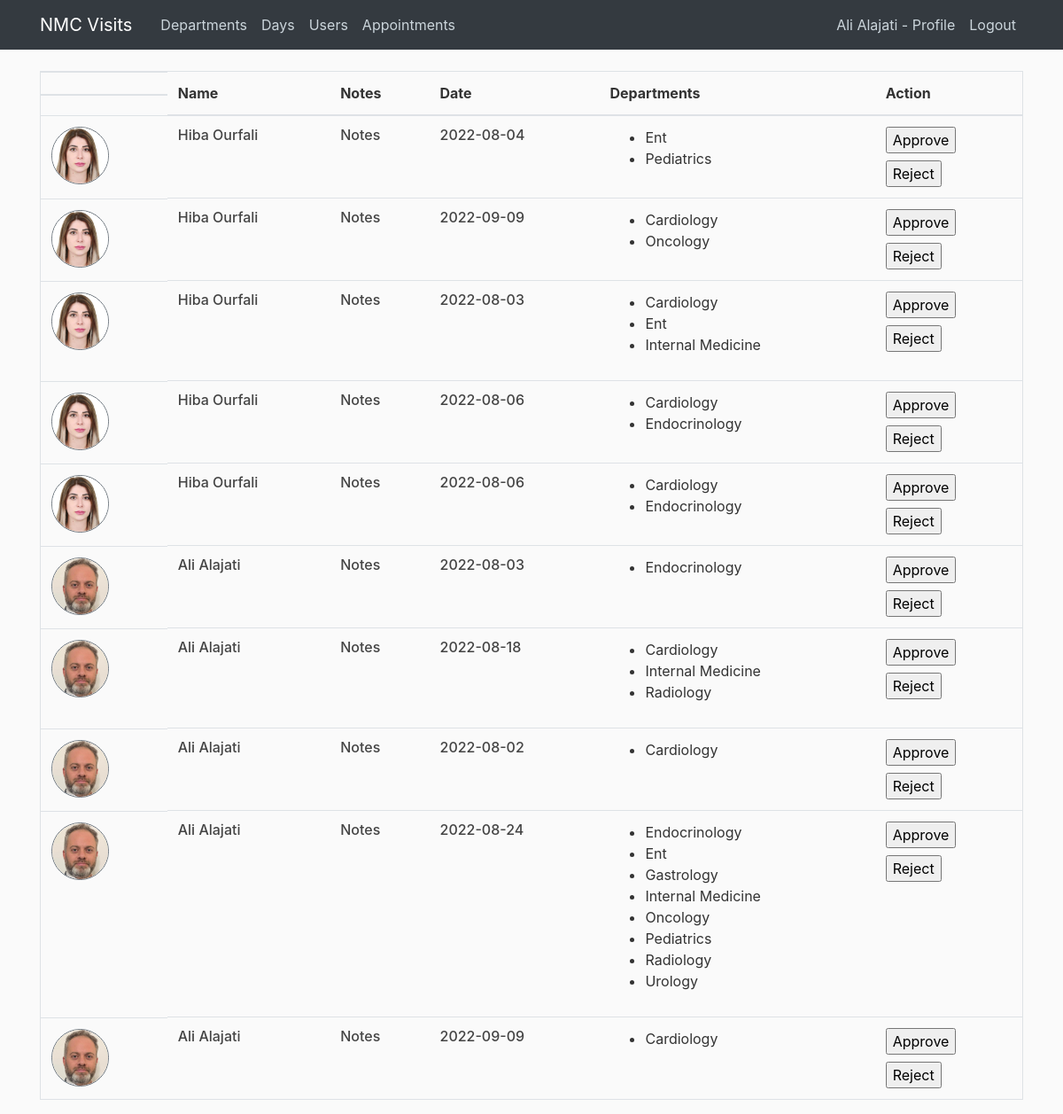
The page /appointments (signed in) on the database its author committed.
### nmcvisits/models.py (models this page shows, shortened)
class User(db.Model, UserMixin):
    id = db.Column(db.Integer, primary_key=True)
    username = db.Column(db.String(100), nullable=False)
    email = db.Column(db.String(100), unique=True, nullable=False)
    password = db.Column(db.String(), nullable=False)
    company = db.Column(db.String())
    jobTitle = db.Column(db.String())
    phone = db.Column(db.String())
    imageFile = db.Column(db.String(20), nullable=False, default='default.jpg')
    role = db.Column(db.String(20), nullable=False, default="Visitor")
    notes = db.Column(db.String(300))
    appointments = db.relationship('Appointment', backref='visitor', lazy=True)

class Appointment(db.Model):
    id = db.Column(db.Integer, primary_key=True)
    appointmentDate = db.Column(db.DateTime, nullable=False)
    creationDate = db.Column(db.DateTime, nullable=False, default=datetime.now)
    visitor_id = db.Column(db.Integer, db.ForeignKey('user.id'), nullable=False)
    departments = db.relationship('VisitedDepartments', backref='visitedDepartments', lazy=True)

class Departments(db.Model):
    id = db.Column(db.Integer, primary_key=True)
    departmentName = db.Column(db.String(50), nullable=False)

### nmcvisits/routes.py (the view)
@app.route("/appointments", methods=["POST", "GET"])
@login_required
@isAdmin
def appointments():
    allAppointments = []
    appointments = Appointment.query.all()
    for appointment in appointments:
        user = User.query.filter_by(id=appointment.visitor_id).first()
        departments_id = VisitedDepartments.query.filter_by(appointment_id=appointment.id).all()
        departments = []
        for dpt in departments_id:
            department = Departments.query.filter_by(id=dpt.department_id).first()
            departments.append(department.departmentName)
        createdAppointment = {}
        createdAppointment["appointment"] = appointment
        createdAppointment["user"] = user
        createdAppointment["departments"] = departments
        allAppointments.append(createdAppointment)
    return render_template("appointments.html", sidebar = False, title = "Appointments", data=allAppointments)

### nmcvisits/helpers.py (called while the page is built)
def isAdmin(f):
    @wraps(f)
    def decorated_function(*args, **kwargs):
        if current_user.role != "Admin":
            flash("You need to be logged in as Admin to access the requested page!","info")
            return render_template("home.html", title = "Access not allowed")
        return f(*args, **kwargs)
    return decorated_function

### nmcvisits/models.py (called while the page is built)
@login_manager.user_loader
def load_user(user_id):
    return User.query.get(int(user_id))

### nmcvisits/templates/appointments.html (shortened to what this page needs)
{% extends "layout.html" %}
{% block body %}
    <table class="table border">
        <thead>
            <tr>
            <th class="d-none d-lg-block"></th>
            <th>Name</th>
            <th>Notes</th>
            <th>Date</th>
            <th>Departments</th>
            <th>Action</th>
            </tr>
        </thead>
        <tbody>
            {% for d in data %}
            <tr>
                <td class="d-none d-lg-block">
                    <img class="rounded-circle border border-secondary article-img" src="{{url_for('static', filename='profile_photos/' + d.user.imageFile)}}" alt="user photo">
                </td>
                <td><h6>{{d.user.username}}</h6></td>
                <td>
                    <h6>
                        Notes
                    </h6>
                </td>
                <td><h6>{{d.appointment.appointmentDate.date()}}</h6></td>
                <td>
                    <ul>
                        {% for dpt in d.departments %}
                        <li>
                            {{dpt}}
                        </li>
                    {% endfor %}
                    </ul>
                </td>
                <td>
                    <form action="" method="Post" class="mb-2">
                        <input type="submit" value="Approve">
                    </form>
                    <form action="" method="Post">
                        <input type="submit" value="Reject">
                    </form>
                </td>
            </tr>
            {% endfor %}
        </tbody>
    </table>
{% endblock %}

### nmcvisits/templates/layout.html (shortened to what this page needs)
<!DOCTYPE html>
<html>
<head>
    <link rel="stylesheet" href="https://maxcdn.bootstrapcdn.com/bootstrap/4.0.0/css/bootstrap.min.css">
    <link rel="stylesheet" type="text/css" href="{{ url_for('static', filename='styles.css') }}">
</head>
<body>
    <header class="site-header">
      <nav class="navbar navbar-expand-md navbar-dark bg-dark fixed-top">
        <div class="container">
          <a class="navbar-brand mr-4" href="/">NMC Visits</a>
          <div class="collapse navbar-collapse" id="navbarToggle">
            <div class="navbar-nav mr-auto">
              {% if current_user.role == "Admin" %}
              <a class="nav-item nav-link" href="{{ url_for('departments') }}">Departments</a>
              <a class="nav-item nav-link" href="{{ url_for('allowedDaysToVisit') }}">Days</a>
              <a class="nav-item nav-link" href="{{ url_for('users') }}">Users</a>
              <a class="nav-item nav-link" href="{{ url_for('appointments') }}">Appointments</a>
              {% endif %}
            </div>
            <div class="navbar-nav">
              {% if current_user.is_authenticated %}
              <a class="nav-item nav-link" href="{{ url_for('profile') }}">{{current_user.username}} - Profile</a>
              <a class="nav-item nav-link" href="{{ url_for('logout') }}">Logout</a>
              {% else %}
              <a class="nav-item nav-link" href="{{ url_for('login') }}">Login</a>
              <a class="nav-item nav-link" href="{{ url_for('register') }}">Register</a>
              {% endif %}
            </div>
          </div>
        </div>
      </nav>
    </header>
    <main role="main" class="container">
      <div class="row">
        {% if sidebar %}
        <div class="col-md-{{12-sidebar}}">
        {% else %}
        <div class="col-md-12">
        {% endif %}
          {% block body %}
          {% endblock %}
        </div>
      </div>
    </main>
</body>
</html>

### nmcvisits/static/styles.css (style rules this page uses)
body { background: #fafafa; color: #333333; margin-top: 5rem; }
h1, h2, h3, h4, h5, h6 { color: #444444; }
.site-header .navbar-nav .nav-link { color: #cbd5db; }
.article-img { height: 65px; width: 65px; }

### rows shown on the page
User: username "Ali Alajati", imageFile (picture), user.username "Ali Alajati" "Ali Alajati" "Ali Alajati" "Ali Alajati" "Ali Alajati"
User: imageFile (picture), user.username "Hiba Ourfali" "Hiba Ourfali" "Hiba Ourfali" "Hiba Ourfali" "Hiba Ourfali"
Appointment: appointment.appointmentDate "2022-08-04"
Departments: departmentName "Ent"
Departments: departmentName "Pediatrics"
Appointment: appointment.appointmentDate "2022-09-09"
Departments: departmentName "Cardiology"
Departments: departmentName "Oncology"
Appointment: appointment.appointmentDate "2022-08-03"
Departments: departmentName "Internal Medicine"
Appointment: appointment.appointmentDate "2022-08-06"
Departments: departmentName "Endocrinology"
Appointment: appointment.appointmentDate "2022-08-06"
Appointment: appointment.appointmentDate "2022-08-03"
Appointment: appointment.appointmentDate "2022-08-18"
Departments: departmentName "Radiology"
Appointment: appointment.appointmentDate "2022-08-02"
Appointment: appointment.appointmentDate "2022-08-24"
Departments: departmentName "Gastrology"
Departments: departmentName "Urology"
Appointment: appointment.appointmentDate "2022-09-09"
